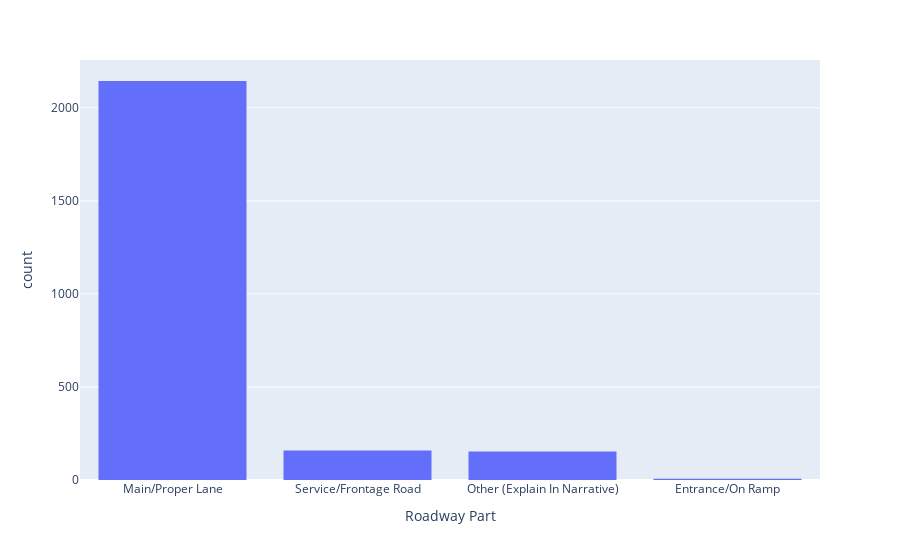

Here is the notebook cell this chart was saved with:
### Code cell
fig = px.histogram(df, x='Roadway Part')
fig

### Figure 1 — Plotly figure (JSON) as saved in the notebook; plotly's stock layout.template omitted (floating-point values rounded to 4 significant figures; data arrays with more than 128 entries replaced by an {"elided": "..."} marker saying what was removed)
{"data": [{"alignmentgroup": "True", "bingroup": "x", "hovertemplate": "Roadway Part=%{x}<br>count=%{y}<extra></extra>", "legendgroup": "", "marker": {"color": "#636efa"}, "name": "", "offsetgroup": "", "orientation": "v", "showlegend": false, "type": "histogram", "x": {"elided": "2463 str values"}, "xaxis": "x", "yaxis": "y"}], "layout": {"barmode": "relative", "legend": {"tracegroupgap": 0}, "margin": {"t": 60}, "xaxis": {"anchor": "y", "domain": [0, 1], "title": {"text": "Roadway Part"}}, "yaxis": {"anchor": "x", "domain": [0, 1], "title": {"text": "count"}}}}
